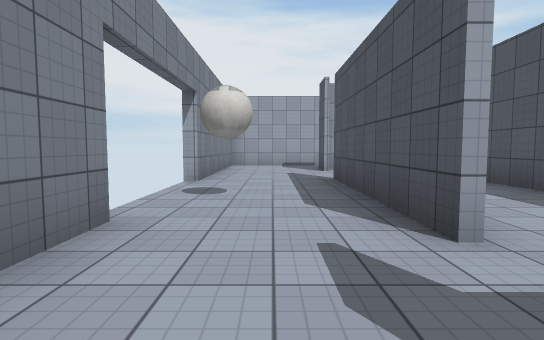
[1] (above)

16 first-person views from a walk through a scene from a Unity 3-D project. The camera is 1.3 m above the floor, tilts 4° down and sees 80° across. The floor is counted in squares, 2 m on a side. Each view is taken from the middle of a square. On the plan, view 1 faces up. The plan holds only what a view shows up to about 10 squares ahead; the rest is blank. The player is left out. Surface patterns are stand-ins for the level's own textures.

[2]
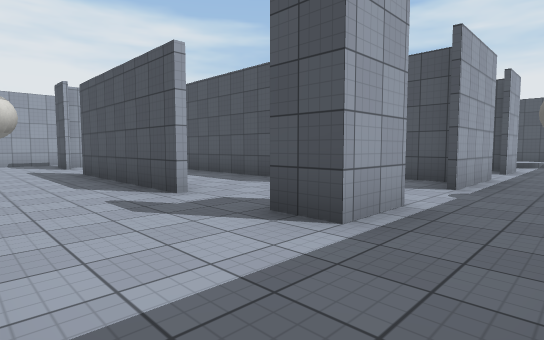

[3]
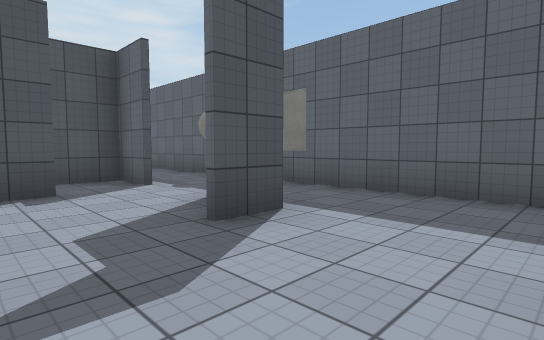

[4]
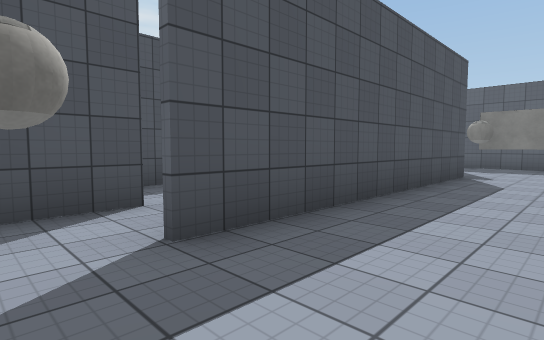

[5]
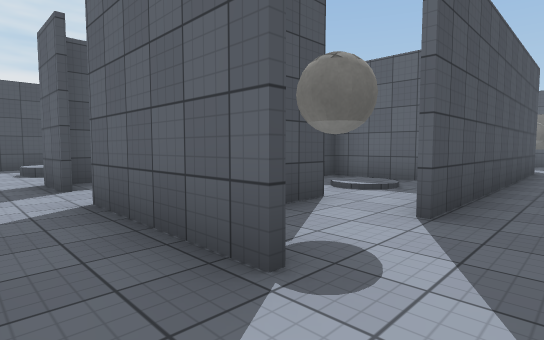

[6]
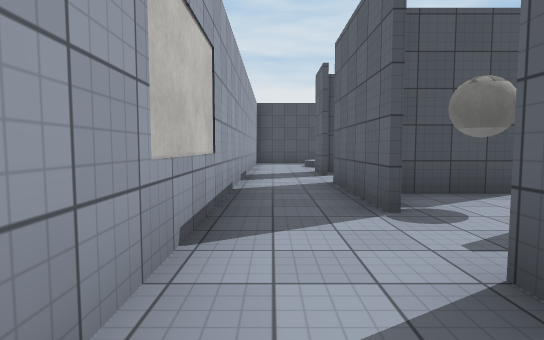

[7]
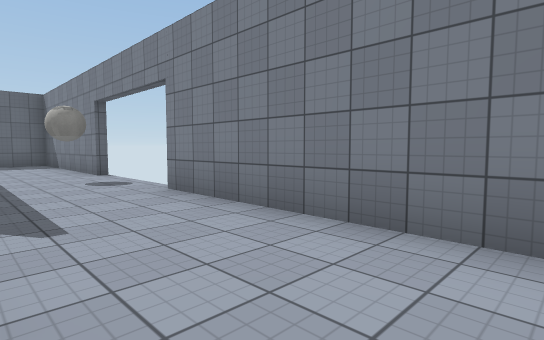

[8]
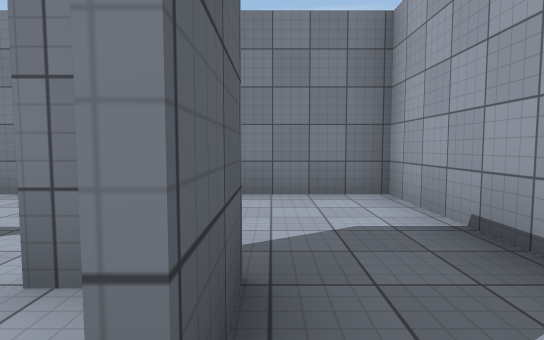

[9]
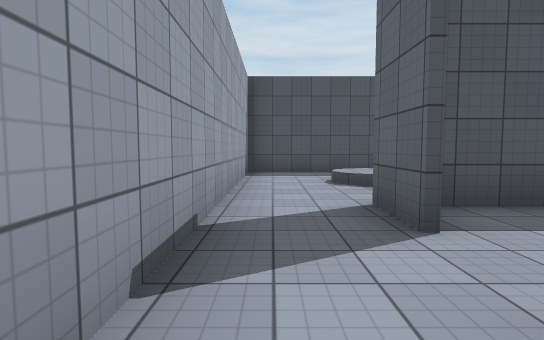

[10]
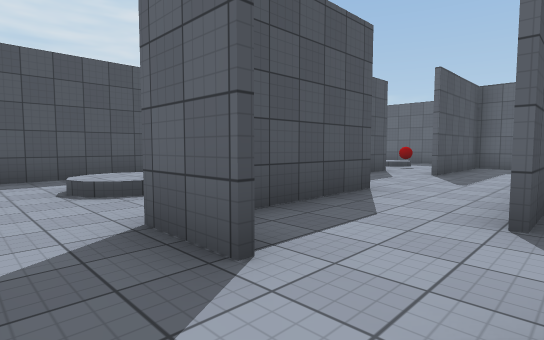

[11]
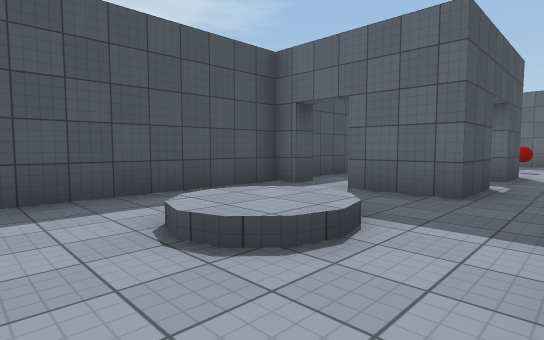

[12]
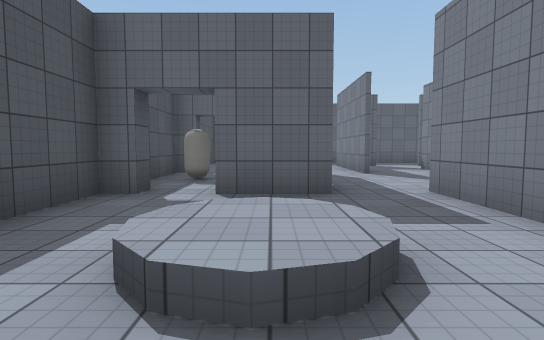

[13]
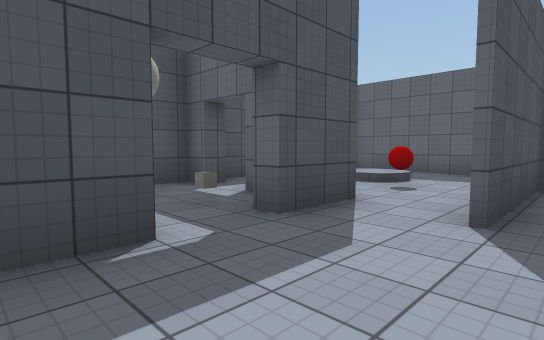

[14]
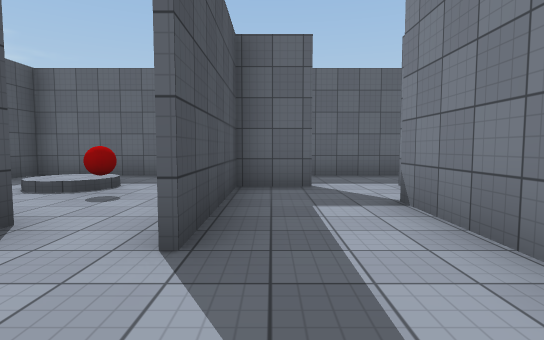

[15]
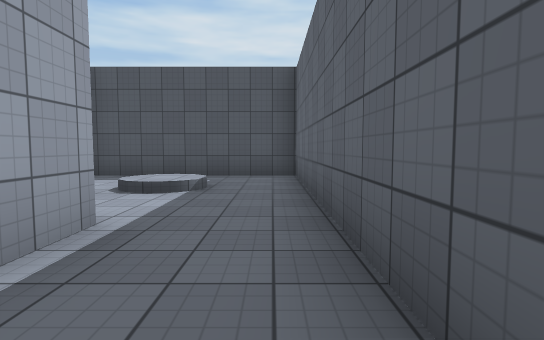

[16]
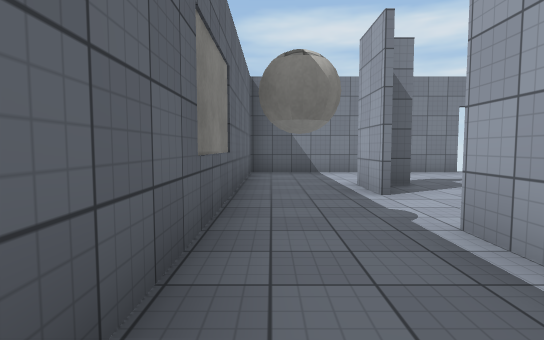

### Floor plan
Key: @ floor where view 1 was taken; # wall or solid block; x gap in a wall; . main floor; : floor 0.25 m higher than the main floor; + floor 0.5 m higher than the main floor; / step, stairs or slope; O other object.
Columns run from 2 left of view 1 to 15 right of it. Each row starts with its distance up from view 1.
 12 ##################
 11 #................#
 10 #..##..###.##./..#
  9 #..#....#...#.+/.#
  8 #.......##..#./..#
  7 #.....#..#..#....#
  6  ..#..#/:#...##.##
  5  ..#..#  #...#.OO#
  4  ..#..####....OOO#
  3 x..#..#  #..#x#.##
  2 #.....# ##..#....#
  1 #.....###...#O...#
  0 #.@.#..##..##.//.#
 -1 #............./..#
 -2 #................#
 -3 ##################

Positions as (right, up) in squares from view 1, and headings:
1: (0, 0), facing up
2: (-1, -2), facing up-right
3: (-1, 2), facing down-right
4: (2, 9), facing down-right
5: (3, 11), facing down-right
6: (1, 11), facing right
7: (1, 11), facing down-left
8: (3, 10), facing left
9: (6, 11), facing right
10: (7, 11), facing down-right
11: (10, 11), facing down-right
12: (12, 11), facing down
13: (9, 6), facing down-right
14: (9, 5), facing down
15: (7, -2), facing right
16: (7, -2), facing left
